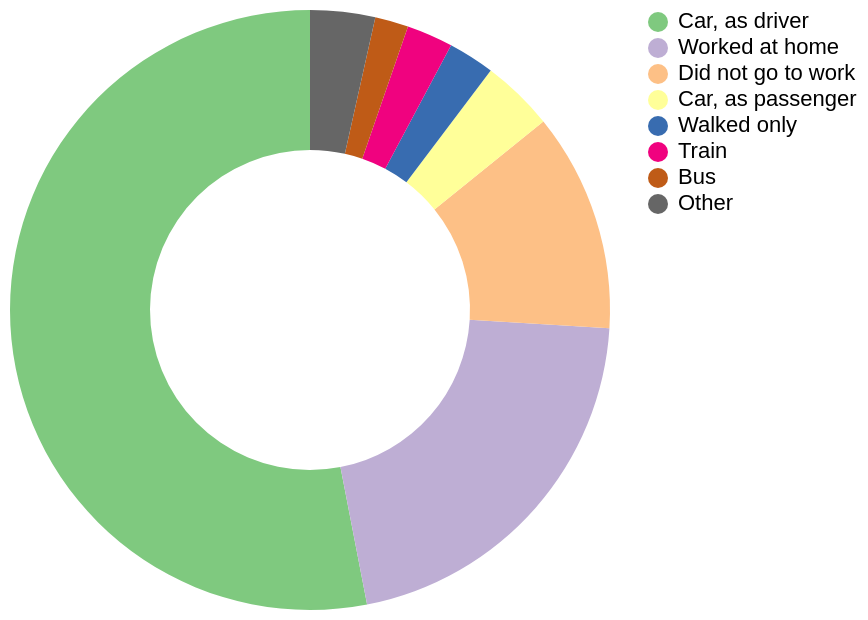

Source (Vega-Lite JSON):
### Vega-Lite specification from a JSON file in a GitHub repository (floating-point values rounded to 4 significant figures)
{"$schema": "https://vega.github.io/schema/vega-lite/v5.json", "width": 300, "height": 300, "data": {"values": [{"way": "Car, as driver", "2021": 53.1, "2016": 62}, {"way": "Worked at home", "2021": 21, "2016": 4.7}, {"way": "Did not go to work", "2021": 11.8, "2016": 9.4}, {"way": "Car, as passenger", "2021": 3.9, "2016": 4.6}, {"way": "Walked only", "2021": 2.5, "2016": 3.5}, {"way": "Train", "2021": 2.5, "2016": 7.2}, {"way": "Bus", "2021": 1.8, "2016": 3.5}, {"way": "Other", "2021": 3.5, "2016": 5.1}]}, "mark": {"type": "arc", "innerRadius": 80}, "encoding": {"theta": {"field": "2021", "type": "quantitative"}, "color": {"field": "way", "type": "nominal", "scale": {"domain": ["Car, as driver", "Worked at home", "Did not go to work", "Car, as passenger", "Walked only", "Train", "Bus", "Other"], "scheme": "accent"}, "legend": {"title": null, "orient": "right", "labelFontSize": 11}}, "tooltip": [{"field": "way", "title": "Way"}, {"field": "2021", "title": "2021 (%)", "format": ".1f"}]}, "config": {"view": {"stroke": null}}}
